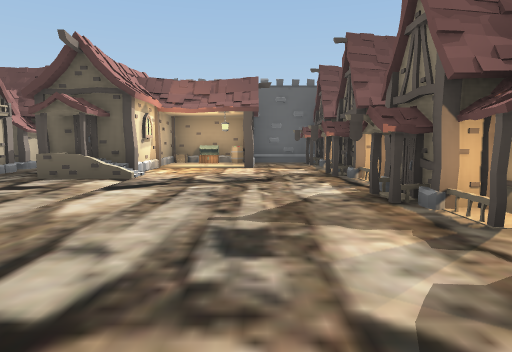
View 1 (above)

20 first-person views from a walk through a Unity game level. The camera is 1.2 m above the floor, tilts 6° down and sees 75° across. The floor is counted in squares, 2 m on a side. Each view is taken from the middle of a square. On the plan, view 1 faces up. The plan holds only what a view shows up to about 10 squares ahead; the rest is blank. The place goes on beyond the plan. The player is left out. Some surface patterns are stand-ins.

View 2
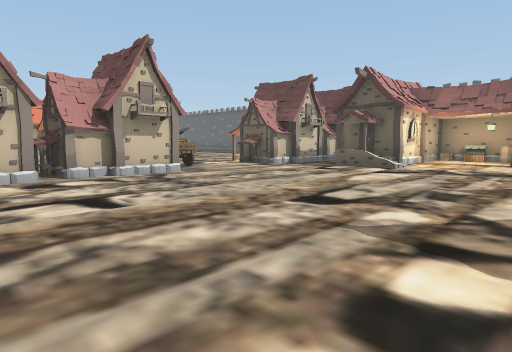

View 3
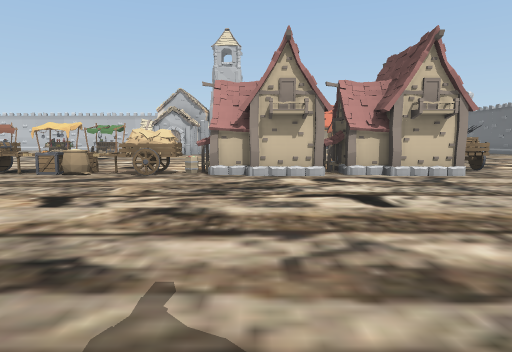

View 4
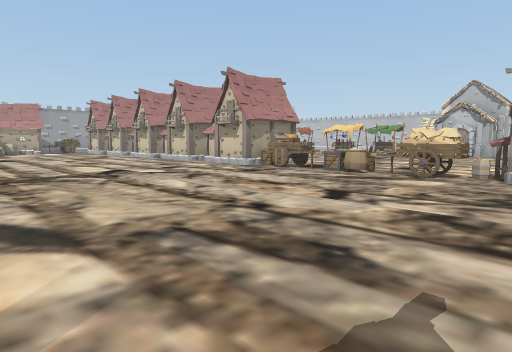

View 5
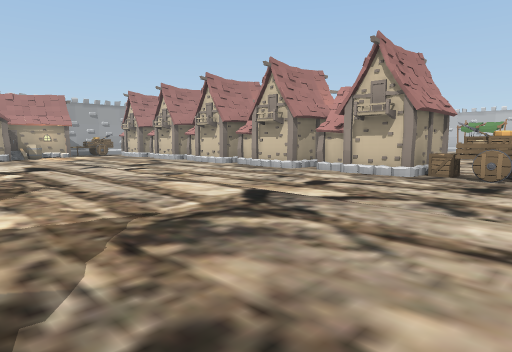

View 6
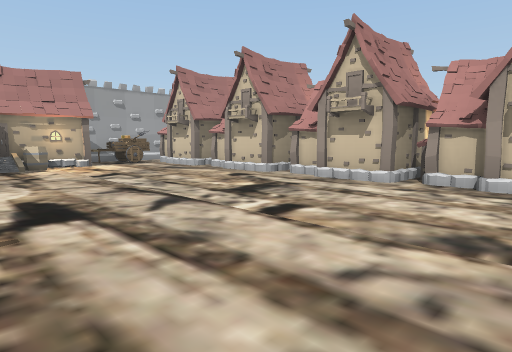

View 7
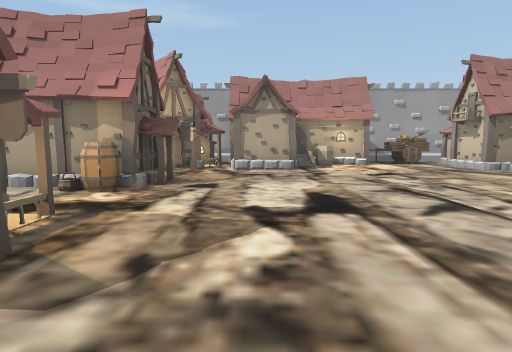

View 8
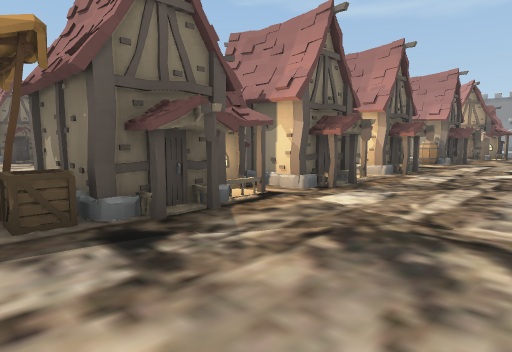

View 9
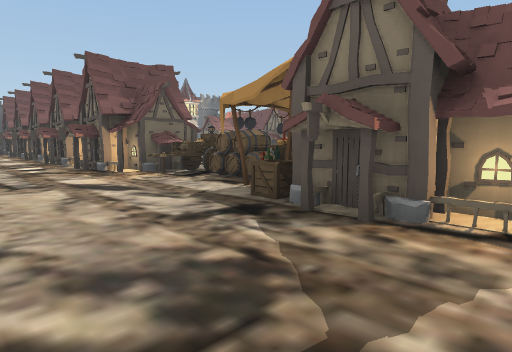

View 10
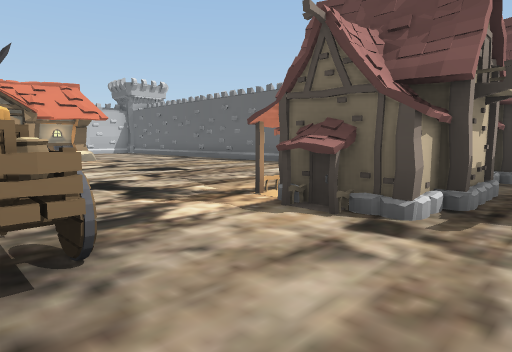

View 11
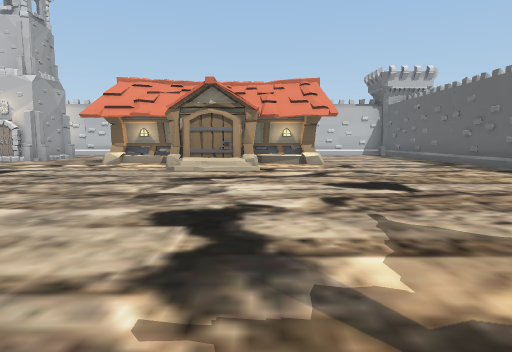

View 12
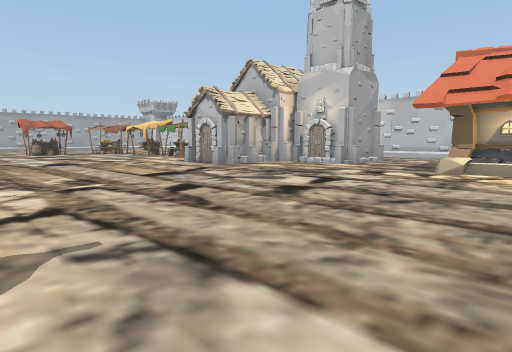

View 13
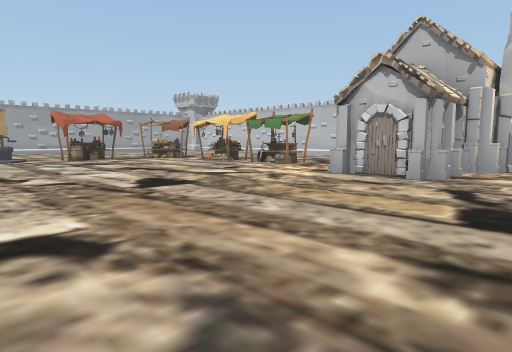

View 14
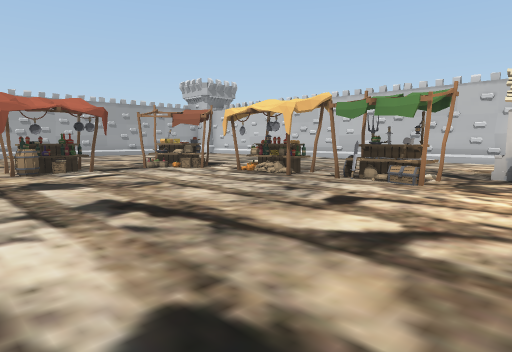

View 15
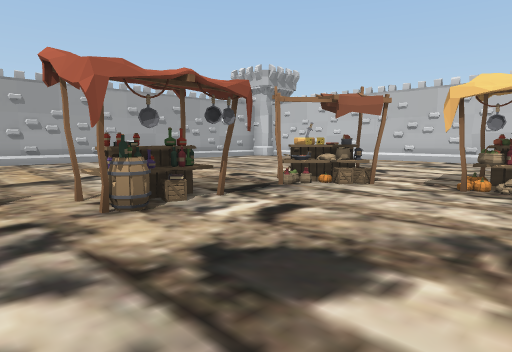

View 16
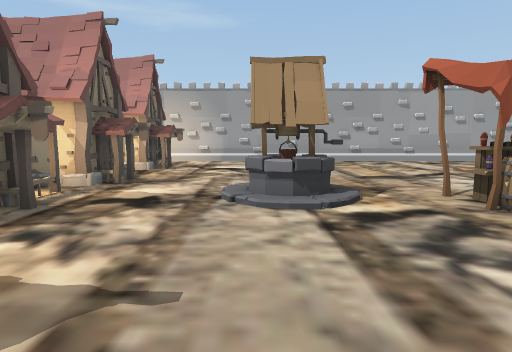

View 17
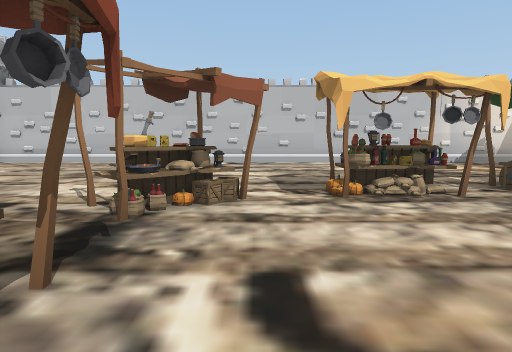

View 18
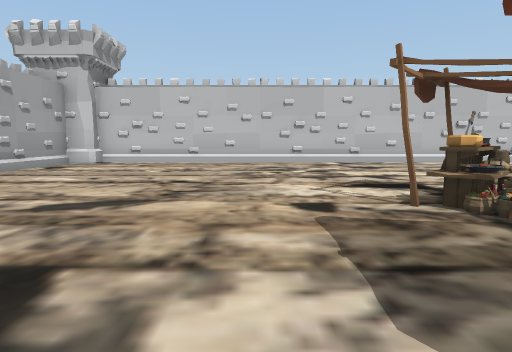

View 19
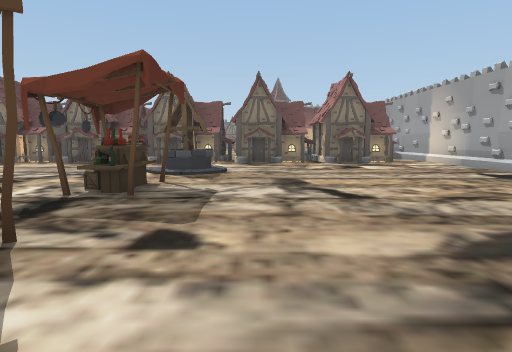

View 20
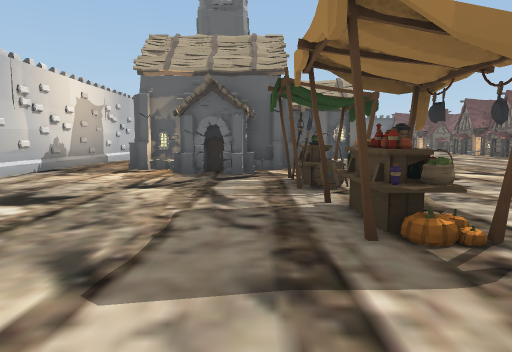

### Floor plan
Key: @ floor where view 1 was taken; # wall or solid block; x gap in a wall; . main floor; : floor 0.25 m higher than the main floor; / step, stairs or slope; ^ raised ledge; B barrel; C cart; S sack; R crate; T stall; E well; O other object.
Columns run from 21 left of view 1 to 4 right of it. Each row starts with its distance up from view 1.
 10      ######          ##
  9      .......      ## B##
  8      ........   # #..###
  7      .........  ###....#
  6      .........#####...##
  5       #........##......#
  4       #O/..............#
  3       #OO.............##
  2       #O......CC.......#
  1       #.......  #.....##
  0      //....... ##....@.#
 -1    ...........###.....##
 -2    ........... ##......##
 -3     ##.........#B.......#
 -4 #.   #..........O......CB
 -5 #..  #OO.......SR.......B
 -6 #..  ###........R......RT
 -7 #..###..........C......R##
 -8 #...O..........#R.....###
 -9 #.....T.......###......##
-10 #.....T........##.....##
-11 #.....T.......###......#
-12 #.....T........##.....##
-13 #......T.......^x......#
-14 #.....TT.TT/E.###.......
-15 #........../E..##......B#
-16 #.............###.....###
-17 #..............##......#
-18 #..............##......#
-19 #.............###..B:###
-20 #..............^#C#####
-21 ###################

Where each view was taken, in squares from view 1:
view 1: 0 up, 0 right, facing up
view 2: 2 down, 1 right, facing up-left
view 3: 2 down, 1 right, facing left
view 4: 2 down, 1 right, facing down-left
view 5: 6 down, 1 right, facing down-left
view 6: 11 down, 0 right, facing down-left
view 7: 11 down, 0 right, facing down
view 8: 6 down, 1 left, facing down-right
view 9: 9 down, 1 left, facing up-right
view 10: 2 up, 4 left, facing up-left
view 11: 4 up, 6 left, facing left
view 12: 2 up, 8 left, facing down-left
view 13: 3 down, 8 left, facing down-left
view 14: 7 down, 10 left, facing down-left
view 15: 11 down, 10 left, facing down-left
view 16: 11 down, 9 left, facing down
view 17: 13 down, 11 left, facing left
view 18: 16 down, 11 left, facing left
view 19: 16 down, 16 left, facing right
view 20: 14 down, 16 left, facing up
